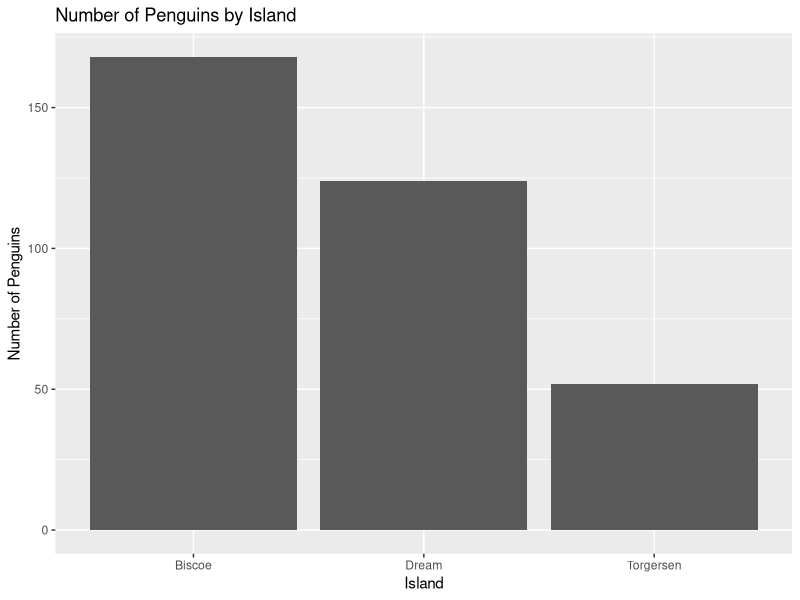

The R script that drew this image:
## ---- chunk 1
#loading data and library
library(tidyverse)
library(palmerpenguins)
## ---- chunk 2
pen_highest_bill_len <- penguins |>
    arrange(desc(bill_length_mm)) |>
    slice(1)

pen_highest_bill_len
## ---- chunk 3
island_max_pen <- penguins |>
    count(island,sort=TRUE) |>
     ggplot(aes(x = island, y = n)) +
  geom_col() +
  labs(
    title = "Number of Penguins by Island",
    x = "Island",
    y = "Number of Penguins"
  )

## ---- chunk 4
pen_nested <- penguins |>
    group_by(species,island) |>
    nest()

pen_nested
pen_nested$data[[1]]
